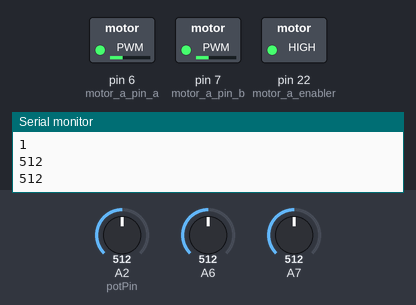
A sketch run on a simulated Arduino Mega 2560, built with avr-gcc and run on an emulated ATmega2560. On the bench: switched loads named in the sketch (green lamp = pin HIGH), the last lines printed to the serial monitor. The inputs (shaded band) are chosen by the test bench; at power-on: A2 (potPin) = 512, A6 = 512, A7 = 512.

Above: at 4.8 s.
4.9 s: A2 (potPin) set to 122
At 7.5 s:
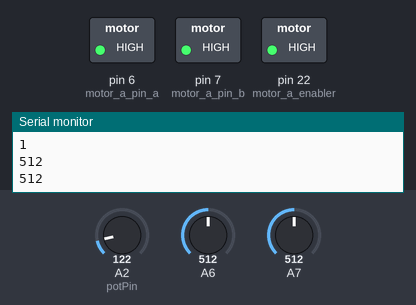
10.4 s: A2 (potPin) set to 266
At 11.8 s:
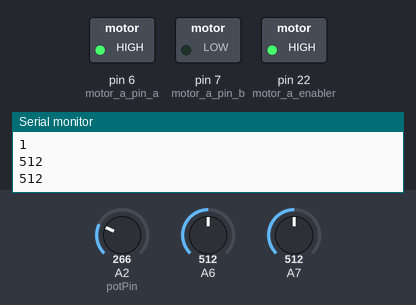
15.9 s: A2 (potPin) set to 122
At 26.3 s:
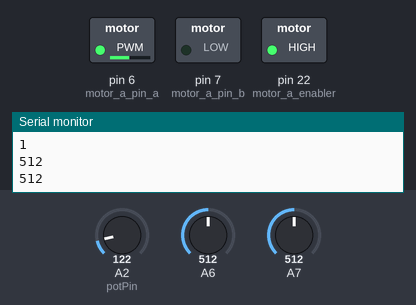
26.6 s: A2 (potPin) set to 306
At 29.6 s:
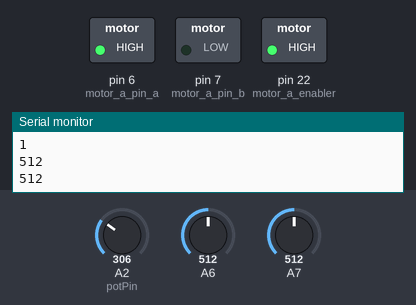
32.1 s: A2 (potPin) set to 0
37.6 s: A6 set to 0
Timing chart, 0 to 49.8 s (numbered marks = the images above; inputs shaded):
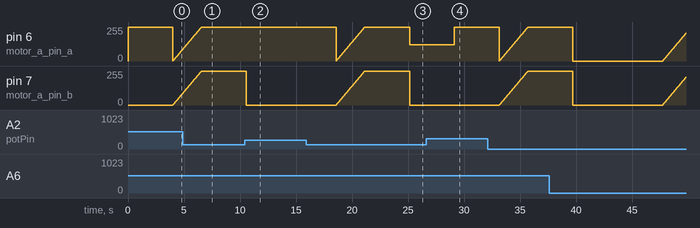

The sketch:

motor.ino
```cpp
//Motor A
const int motor_a_enabler = 22;
int potPin = 2;    // select the input pin for the potentiometer
int val;
const int motor_a_pin_a = 6;
const int motor_a_pin_b = 7;

const int forward = 1;
const int stop = 0;
const int reverse = -1;

const int analog_high = 255;
const int analog_medium = 127;
const int analog_low = 0;

String line = "==============================";


void setup(){
  Serial.begin(9600);

  pinMode(motor_a_enabler, OUTPUT);
  digitalWrite(motor_a_enabler, HIGH);
}


void loop() {
  rotate(forward);
  rotate(stop);
  rotate(reverse);
}


void log() {
  Serial.println(line);
  Serial.println(digitalRead(motor_a_enabler));
  Serial.println(analogRead(motor_a_pin_a));
  Serial.println(analogRead(motor_a_pin_b));
}


void rotate(int direction) {
  val = analogRead(potPin);
  if(direction==forward){
    analogWrite(motor_a_pin_a, val);
    analogWrite(motor_a_pin_b, analog_low);
  }
  if(direction==reverse){
    analogWrite(motor_a_pin_a, val);
    analogWrite(motor_a_pin_b, analog_low);
  }
  if(direction==stop){
    for (int i=0; i<256; i++) {
      analogWrite(motor_a_pin_a, i);
      analogWrite(motor_a_pin_b, i);
      delay(10);
    }
  }

  log();
  delay(4000);
}
```

Measured:
- after the input at 10.4 s, pin 6 (motor_a_pin_a): stays 255/255 (without the input it goes to 254/255 after 0.17 s)
- after the input at 26.6 s, pin 6 (motor_a_pin_a): 122/255 → 255/255 after 2.5 s
